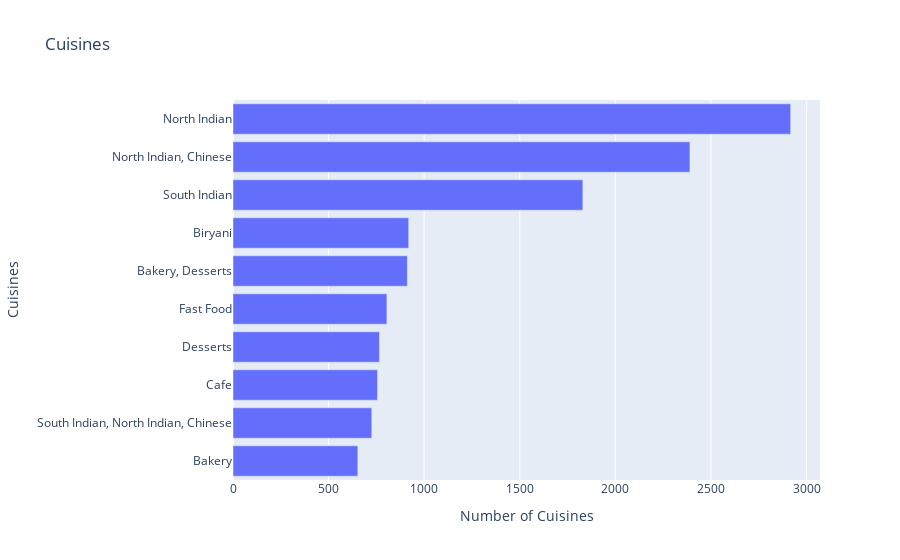

Notebook source saved alongside this figure:
### Code cell
#Most preferred cuisines
x=df_zomato["cuisines"].value_counts()[:10].sort_values()
y=x.index
fig=px.bar(x=x,y=y,labels={"y":"Cuisines","x":"Number of Cuisines"},title="Cuisines")
fig.show()

### Figure 1 — Plotly figure (JSON) as saved in the notebook; plotly's stock layout.template omitted (floating-point values rounded to 4 significant figures)
{"data": [{"alignmentgroup": "True", "hovertemplate": "Number of Cuisines=%{x}<br>Cuisines=%{y}<extra></extra>", "legendgroup": "", "marker": {"color": "#636efa", "pattern": {"shape": ""}}, "name": "", "offsetgroup": "", "orientation": "h", "showlegend": false, "textposition": "auto", "type": "bar", "x": [653, 726, 756, 766, 805, 912, 919, 1830, 2390, 2917], "xaxis": "x", "y": ["Bakery", "South Indian, North Indian, Chinese", "Cafe", "Desserts", "Fast Food", "Bakery, Desserts", "Biryani", "South Indian", "North Indian, Chinese", "North Indian"], "yaxis": "y"}], "layout": {"autosize": true, "barmode": "relative", "legend": {"tracegroupgap": 0}, "title": {"text": "Cuisines"}, "xaxis": {"anchor": "y", "autorange": true, "domain": [0, 1], "range": [0, 3071.0], "title": {"text": "Number of Cuisines"}, "type": "linear"}, "yaxis": {"anchor": "x", "autorange": true, "domain": [0, 1], "range": [-0.5, 9.5], "title": {"text": "Cuisines"}, "type": "category"}}}
